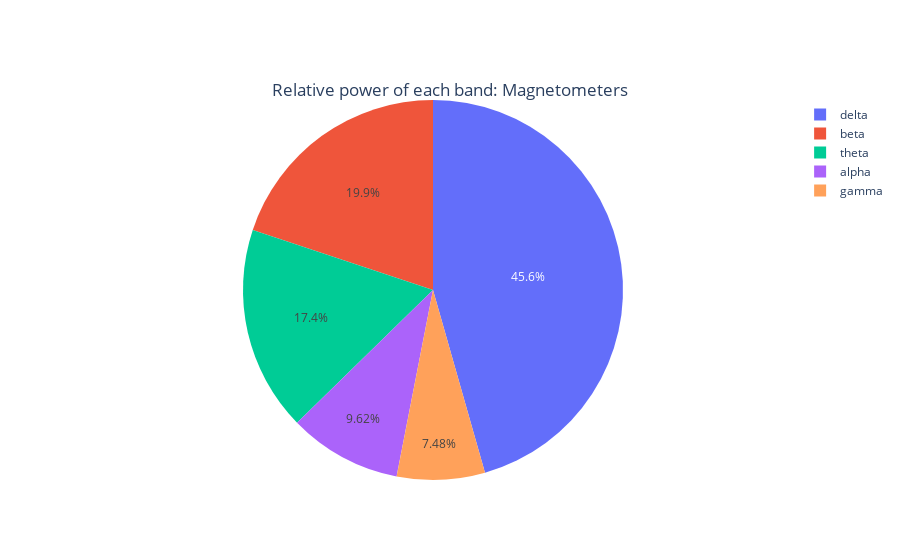
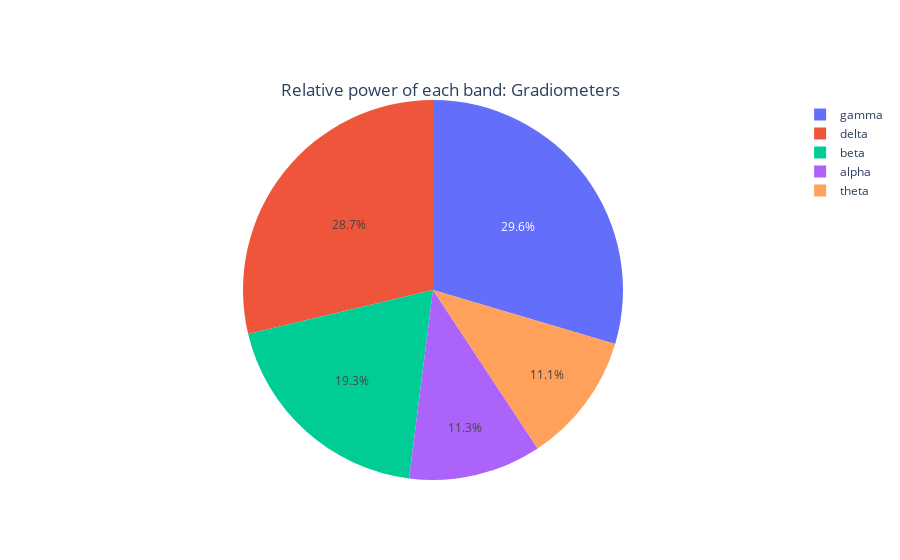

Source (notebook cell) for these figures, in order:
### Code cell
#try:

#%matplotlib inline

_,_, fig_path_m_pie, fig_path_g_pie=Power_of_freq_meg(mags=mags, grads=grads, freqs_mags=freqs_mags, freqs_grads=freqs_grads, psds_mags=psds_mags, psds_grads=psds_grads, mean_power_per_band_needed=True, plotflag=True, sid='1')
#will output dataframes

### Figure 1 — Plotly figure (JSON) as saved in the notebook; plotly's stock layout.template omitted (floating-point values rounded to 4 significant figures)
{"data": [{"labels": ["delta", "theta", "alpha", "beta", "gamma"], "type": "pie", "values": [45.85, 17.53, 9.675, 19.99, 7.526]}], "layout": {"title": {"text": "Relative power of each band: Magnetometers", "x": 0.5, "xanchor": "center", "y": 0.85, "yanchor": "top"}}}

### Figure 2 — Plotly figure (JSON) as saved in the notebook; plotly's stock layout.template omitted (floating-point values rounded to 4 significant figures)
{"data": [{"labels": ["delta", "theta", "alpha", "beta", "gamma"], "type": "pie", "values": [28.74, 11.13, 11.31, 19.28, 29.61]}], "layout": {"title": {"text": "Relative power of each band: Gradiometers", "x": 0.5, "xanchor": "center", "y": 0.85, "yanchor": "top"}}}
